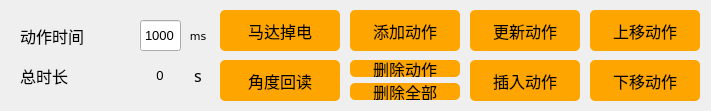
    <widget class="QWidget" name="widget_1" native="true">
     <property name="geometry">
      <rect>
       <x>485</x>
       <y>240</y>
       <width>711</width>
       <height>111</height>
      </rect>
     </property>
     <property name="font">
      <font>
       <family>Arial</family>
       <pointsize>10</pointsize>
      </font>
     </property>
     <property name="styleSheet">
      <string notr="true">#widget_1 {border:1px solid #242424;
border-color: rgb(200, 200, 200);}</string>
     </property>
     <widget class="QLabel" name="label_time">
      <property name="geometry">
       <rect>
        <x>20</x>
        <y>20</y>
        <width>111</width>
        <height>31</height>
       </rect>
      </property>
      <property name="font">
       <font>
        <family>黑体</family>
        <pointsize>12</pointsize>
       </font>
      </property>
      <property name="text">
       <string>动作时间</string>
      </property>
     </widget>
     <widget class="QLineEdit" name="lineEdit_time">
      <property name="geometry">
       <rect>
        <x>140</x>
        <y>20</y>
        <width>41</width>
        <height>31</height>
       </rect>
      </property>
      <property name="font">
       <font>
        <family>Arial</family>
        <pointsize>10</pointsize>
       </font>
      </property>
      <property name="text">
       <string>1000</string>
      </property>
      <property name="maxLength">
       <number>30000</number>
      </property>
      <property name="alignment">
       <set>Qt::AlignCenter</set>
      </property>
     </widget>
     <widget class="QPushButton" name="Button_AddAction">
      <property name="geometry">
       <rect>
        <x>350</x>
        <y>10</y>
        <width>110</width>
        <height>41</height>
       </rect>
      </property>
      <property name="font">
       <font>
        <family>黑体</family>
        <pointsize>12</pointsize>
       </font>
      </property>
      <property name="styleSheet">
       <string notr="true">QPushButton{background-color: rgb(255, 165, 0);}
QPushButton:hover{background-color:  rgb(255, 210, 0);}
QPushButton{border-radius:5px;}</string>
      </property>
      <property name="text">
       <string>添加动作</string>
      </property>
     </widget>
     <widget class="QPushButton" name="Button_DelectAction">
      <property name="geometry">
       <rect>
        <x>350</x>
        <y>60</y>
        <width>110</width>
        <height>17</height>
       </rect>
      </property>
      <property name="font">
       <font>
        <family>黑体</family>
        <pointsize>12</pointsize>
       </font>
      </property>
      <property name="styleSheet">
       <string notr="true">QPushButton{background-color: rgb(255, 165, 0);}
QPushButton:hover{background-color:  rgb(255, 210, 0);}
QPushButton{border-radius:5px;}</string>
      </property>
      <property name="text">
       <string>删除动作</string>
      </property>
     </widget>
     <widget class="QPushButton" name="Button_UpdateAction">
      <property name="geometry">
       <rect>
        <x>470</x>
        <y>10</y>
        <width>110</width>
        <height>41</height>
       </rect>
      </property>
      <property name="font">
       <font>
        <family>黑体</family>
        <pointsize>12</pointsize>
       </font>
      </property>
      <property name="styleSheet">
       <string notr="true">QPushButton{background-color: rgb(255, 165, 0);}
QPushButton:hover{background-color:  rgb(255, 210, 0);}
QPushButton{border-radius:5px;}</string>
      </property>
      <property name="text">
       <string>更新动作</string>
      </property>
     </widget>
     <widget class="QPushButton" name="Button_InsertAction">
      <property name="geometry">
       <rect>
        <x>470</x>
        <y>60</y>
        <width>110</width>
        <height>41</height>
       </rect>
      </property>
      <property name="font">
       <font>
        <family>黑体</family>
        <pointsize>12</pointsize>
       </font>
      </property>
      <property name="styleSheet">
       <string notr="true">QPushButton{background-color: rgb(255, 165, 0);}
QPushButton:hover{background-color:  rgb(255, 210, 0);}
QPushButton{border-radius:5px;}</string>
      </property>
      <property name="text">
       <string>插入动作</string>
      </property>
     </widget>
     <widget class="QPushButton" name="Button_ServoPowerDown">
      <property name="geometry">
       <rect>
        <x>220</x>
        <y>10</y>
        <width>120</width>
        <height>41</height>
       </rect>
      </property>
      <property name="font">
       <font>
        <family>黑体</family>
        <pointsize>12</pointsize>
       </font>
      </property>
      <property name="styleSheet">
       <string notr="true">QPushButton{background-color: rgb(255, 165, 0);}
QPushButton:hover{background-color:  rgb(255, 210, 0);}
QPushButton{border-radius:5px;}</string>
      </property>
      <property name="text">
       <string>马达掉电</string>
      </property>
     </widget>
     <widget class="QPushButton" name="Button_AngularReadback">
      <property name="geometry">
       <rect>
        <x>220</x>
        <y>60</y>
        <width>120</width>
        <height>41</height>
       </rect>
      </property>
      <property name="font">
       <font>
        <family>黑体</family>
        <pointsize>12</pointsize>
       </font>
      </property>
      <property name="styleSheet">
       <string notr="true">QPushButton{background-color: rgb(255, 165, 0);}
QPushButton:hover{background-color:  rgb(255, 210, 0);}
QPushButton{border-radius:5px;}</string>
      </property>
      <property name="text">
       <string>角度回读</string>
      </property>
     </widget>
     <widget class="QPushButton" name="Button_MoveUpAction">
      <property name="geometry">
       <rect>
        <x>590</x>
        <y>10</y>
        <width>110</width>
        <height>41</height>
       </rect>
      </property>
      <property name="font">
       <font>
        <family>黑体</family>
        <pointsize>12</pointsize>
       </font>
      </property>
      <property name="styleSheet">
       <string notr="true">QPushButton{background-color: rgb(255, 165, 0);}
QPushButton:hover{background-color:  rgb(255, 210, 0);}
QPushButton{border-radius:5px;}</string>
      </property>
      <property name="text">
       <string>上移动作</string>
      </property>
     </widget>
     <widget class="QPushButton" name="Button_MoveDownAction">
      <property name="geometry">
       <rect>
        <x>590</x>
        <y>60</y>
        <width>110</width>
        <height>41</height>
       </rect>
      </property>
      <property name="font">
       <font>
        <family>黑体</family>
        <pointsize>12</pointsize>
       </font>
      </property>
      <property name="styleSheet">
       <string notr="true">QPushButton{background-color: rgb(255, 165, 0);}
QPushButton:hover{background-color:  rgb(255, 210, 0);}
QPushButton{border-radius:5px;}</string>
      </property>
      <property name="text">
       <string>下移动作</string>
      </property>
     </widget>
     <widget class="QLabel" name="label_time_2">
      <property name="geometry">
       <rect>
        <x>20</x>
        <y>60</y>
        <width>91</width>
        <height>31</height>
       </rect>
      </property>
      <property name="font">
       <font>
        <family>黑体</family>
        <pointsize>12</pointsize>
       </font>
      </property>
      <property name="text">
       <string>总时长</string>
      </property>
     </widget>
     <widget class="QLabel" name="label">
      <property name="geometry">
       <rect>
        <x>190</x>
        <y>25</y>
        <width>16</width>
        <height>21</height>
       </rect>
      </property>
      <property name="font">
       <font>
        <family>DejaVu Sans</family>
        <pointsize>8</pointsize>
       </font>
      </property>
      <property name="text">
       <string>ms</string>
      </property>
      <property name="alignment">
       <set>Qt::AlignCenter</set>
      </property>
     </widget>
     <widget class="QLabel" name="label_5">
      <property name="geometry">
       <rect>
        <x>190</x>
        <y>65</y>
        <width>16</width>
        <height>21</height>
       </rect>
      </property>
      <property name="font">
       <font>
        <family>黑体</family>
        <pointsize>12</pointsize>
       </font>
      </property>
      <property name="text">
       <string>s</string>
      </property>
      <property name="alignment">
       <set>Qt::AlignCenter</set>
      </property>
     </widget>
     <widget class="QLabel" name="label_TotalTime">
      <property name="geometry">
       <rect>
        <x>130</x>
        <y>65</y>
        <width>60</width>
        <height>20</height>
       </rect>
      </property>
      <property name="layoutDirection">
       <enum>Qt::LeftToRight</enum>
      </property>
      <property name="text">
       <string>0</string>
      </property>
      <property name="alignment">
       <set>Qt::AlignCenter</set>
      </property>
     </widget>
     <widget class="QPushButton" name="Button_DelectAllAction">
      <property name="geometry">
       <rect>
        <x>350</x>
        <y>83</y>
        <width>110</width>
        <height>17</height>
       </rect>
      </property>
      <property name="font">
       <font>
        <family>黑体</family>
        <pointsize>12</pointsize>
       </font>
      </property>
      <property name="styleSheet">
       <string notr="true">QPushButton{background-color: rgb(255, 165, 0);}
QPushButton:hover{background-color:  rgb(255, 210, 0);}
QPushButton{border-radius:5px;}</string>
      </property>
      <property name="text">
       <string>删除全部</string>
      </property>
     </widget>
    </widget>
